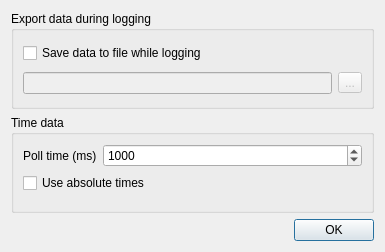
<?xml version="1.0" encoding="UTF-8"?>
<ui version="4.0">
 <class>LogDialog</class>
 <widget class="QDialog" name="LogDialog">
  <property name="geometry">
   <rect>
    <x>0</x>
    <y>0</y>
    <width>385</width>
    <height>252</height>
   </rect>
  </property>
  <property name="windowTitle">
   <string>Dialog</string>
  </property>
  <property name="windowIcon">
   <iconset>
    <normalon>:/menu_icon/menu_icon/icons/database_edit.png</normalon>
   </iconset>
  </property>
  <layout class="QVBoxLayout" name="verticalLayout">
   <item>
    <widget class="QGroupBox" name="groupBox">
     <property name="title">
      <string>Export data during logging</string>
     </property>
     <layout class="QVBoxLayout" name="verticalLayout_2">
      <item>
       <widget class="QCheckBox" name="checkWriteDuringLog">
        <property name="text">
         <string>Save data to file while logging</string>
        </property>
       </widget>
      </item>
      <item>
       <layout class="QHBoxLayout" name="horizontalLayout" stretch="1,0">
        <item>
         <widget class="QLineEdit" name="lineWriteDuringLogFile">
          <property name="enabled">
           <bool>false</bool>
          </property>
          <property name="readOnly">
           <bool>true</bool>
          </property>
         </widget>
        </item>
        <item>
         <widget class="QToolButton" name="buttonWriteDuringLogFile">
          <property name="enabled">
           <bool>false</bool>
          </property>
          <property name="text">
           <string>...</string>
          </property>
         </widget>
        </item>
       </layout>
      </item>
     </layout>
    </widget>
   </item>
   <item>
    <widget class="QGroupBox" name="groupBox_2">
     <property name="title">
      <string>Time data</string>
     </property>
     <layout class="QFormLayout" name="formLayout">
      <property name="fieldGrowthPolicy">
       <enum>QFormLayout::AllNonFixedFieldsGrow</enum>
      </property>
      <item row="1" column="0">
       <widget class="QLabel" name="label_5">
        <property name="text">
         <string>Poll time (ms)</string>
        </property>
       </widget>
      </item>
      <item row="1" column="1">
       <widget class="QSpinBox" name="spinPollTime">
        <property name="enabled">
         <bool>true</bool>
        </property>
        <property name="maximum">
         <number>999999</number>
        </property>
        <property name="singleStep">
         <number>10</number>
        </property>
        <property name="value">
         <number>1000</number>
        </property>
       </widget>
      </item>
      <item row="2" column="0" colspan="2">
       <widget class="QCheckBox" name="checkAbsoluteTimes">
        <property name="text">
         <string>Use absolute times</string>
        </property>
       </widget>
      </item>
     </layout>
    </widget>
   </item>
   <item>
    <widget class="QDialogButtonBox" name="buttonBox">
     <property name="orientation">
      <enum>Qt::Horizontal</enum>
     </property>
     <property name="standardButtons">
      <set>QDialogButtonBox::Ok</set>
     </property>
    </widget>
   </item>
  </layout>
 </widget>
 <tabstops>
  <tabstop>checkWriteDuringLog</tabstop>
  <tabstop>lineWriteDuringLogFile</tabstop>
  <tabstop>buttonWriteDuringLogFile</tabstop>
  <tabstop>spinPollTime</tabstop>
  <tabstop>checkAbsoluteTimes</tabstop>
 </tabstops>
 <resources/>
 <connections>
  <connection>
   <sender>buttonBox</sender>
   <signal>accepted()</signal>
   <receiver>LogDialog</receiver>
   <slot>accept()</slot>
   <hints>
    <hint type="sourcelabel">
     <x>248</x>
     <y>254</y>
    </hint>
    <hint type="destinationlabel">
     <x>157</x>
     <y>274</y>
    </hint>
   </hints>
  </connection>
  <connection>
   <sender>buttonBox</sender>
   <signal>rejected()</signal>
   <receiver>LogDialog</receiver>
   <slot>reject()</slot>
   <hints>
    <hint type="sourcelabel">
     <x>316</x>
     <y>260</y>
    </hint>
    <hint type="destinationlabel">
     <x>286</x>
     <y>274</y>
    </hint>
   </hints>
  </connection>
 </connections>
</ui>
